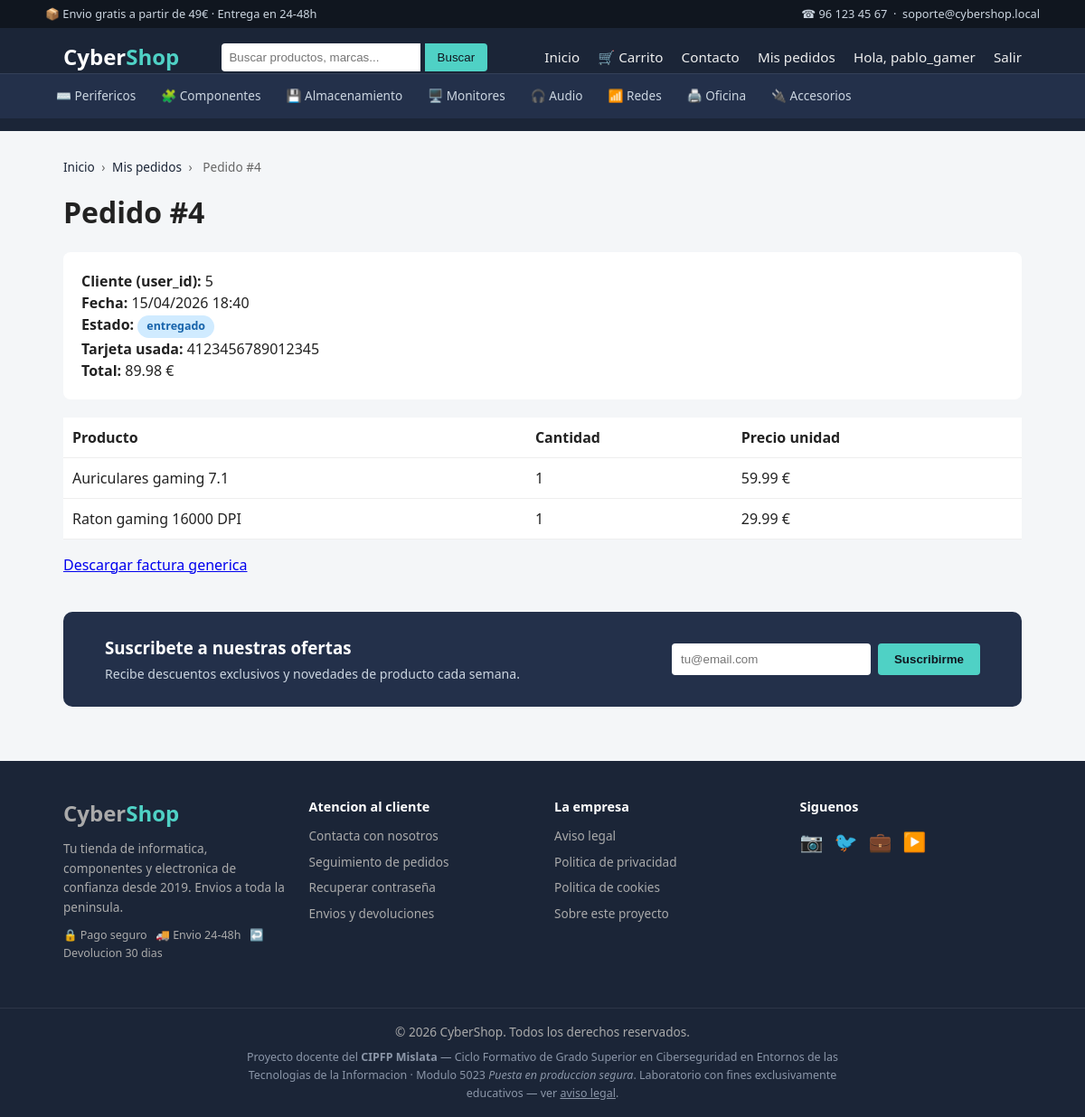
/orders.php?id=4 (signed in), run on the app's committed database.
### tables this page shows
CREATE TABLE IF NOT EXISTS orders (
  id INT AUTO_INCREMENT PRIMARY KEY,
  user_id INT NOT NULL,
  total DECIMAL(10,2) NOT NULL,
  card_snapshot VARCHAR(30),
  status VARCHAR(30) DEFAULT 'pendiente',
  created_at TIMESTAMP DEFAULT CURRENT_TIMESTAMP
);

CREATE TABLE IF NOT EXISTS order_items (
  id INT AUTO_INCREMENT PRIMARY KEY,
  order_id INT NOT NULL,
  product_id INT NOT NULL,
  quantity INT NOT NULL,
  unit_price DECIMAL(10,2) NOT NULL
);

CREATE TABLE IF NOT EXISTS products (
  id INT AUTO_INCREMENT PRIMARY KEY,
  name VARCHAR(150) NOT NULL,
  description TEXT,
  price DECIMAL(10,2) NOT NULL,
  image VARCHAR(255),
  stock INT DEFAULT 100
);

### src/orders.php (the view, shortened to what this page needs)
<?php
$conn = getDbConnection();
$id = intval($_GET['id'] ?? 0);
$order = $conn->query("SELECT * FROM orders WHERE id=$id")->fetch_assoc();
$items = $conn->query("SELECT oi.*, p.name FROM order_items oi JOIN products p ON oi.product_id = p.id WHERE order_id=$id");
require __DIR__ . '/includes/header.php';
?>
<h1>Pedido #<?php echo $id; ?></h1>
<?php if (!$order): ?>
    <p class="alert alert-error">Pedido no encontrado.</p>
<?php else: ?>
<div class="profile-box order-summary-box">
    <p><strong>Cliente (user_id):</strong> <?php echo $order['user_id']; ?></p>
    <p><strong>Fecha:</strong> <?php echo !empty($order['created_at']) ? date('d/m/Y H:i', strtotime($order['created_at'])) : '-'; ?></p>
    <p><strong>Estado:</strong> <span class="status-badge status-<?php echo preg_replace('/[^a-z]/', '', strtolower($order['status'])); ?>"><?php echo $order['status']; ?></span></p>
    <p><strong>Tarjeta usada:</strong> <?php echo $order['card_snapshot']; ?></p>
    <p><strong>Total:</strong> <?php echo number_format((float) $order['total'], 2); ?> &euro;</p>
</div>
<table class="cart-table">
    <tr><th>Producto</th><th>Cantidad</th><th>Precio unidad</th></tr>
    <?php while ($it = $items->fetch_assoc()): ?>
    <tr>
        <td><?php echo $it['name']; ?></td>
        <td><?php echo $it['quantity']; ?></td>
        <td><?php echo $it['unit_price']; ?> &euro;</td>
    </tr>
    <?php endwhile; ?>
</table>
<p><a href="/invoice.php?file=plantilla.txt">Descargar factura generica</a></p>
<?php endif; ?>
<?php require __DIR__ . '/includes/footer.php'; ?>

### src/assets/css/style.css (style rules this page uses)
* { box-sizing: border-box; margin: 0; padding: 0; }
body { font-family: 'Segoe UI', Arial, sans-serif; background: #f4f6f8; color: #222; line-height: 1.5; }
h1 { margin-bottom: 20px; }
.cart-table { width: 100%; border-collapse: collapse; background: #fff; margin-bottom: 16px; }
.cart-table th, .cart-table td { padding: 10px; border-bottom: 1px solid #eee; text-align: left; }
.profile-box { background: #fff; padding: 20px; border-radius: 8px; margin-bottom: 20px; }
.status-badge { display: inline-block; padding: 3px 10px; border-radius: 20px; font-size: 0.78rem; font-weight: 600; background: #e9ecef; color: #495057; }
.status-entregado { background: #d0ebff; color: #1864ab; }
.profile-box { display: flex; gap: 18px; align-items: flex-start; }
.order-summary-box { display: block; }

### data on the page
orders: user "5", created_at "15/04/2026 18:40", status "entregado", card_snapshot "4123456789012345", total "89.98"
order_items: product.name "Auriculares gaming 7.1", quantity "1", unit_price "59.99"
order_items: product.name "Raton gaming 16000 DPI", quantity "1", unit_price "29.99"

### other printed values
$_SESSION['username'] "pablo_gamer"
$catInfo['icon'] "⌨️"
$catInfo['label'] "Perifericos"
$catInfo['icon'] "🧩"
$catInfo['label'] "Componentes"
$catInfo['icon'] "💾"
$catInfo['label'] "Almacenamiento"
$catInfo['icon'] "🖥️"
$catInfo['label'] "Monitores"
$catInfo['icon'] "🎧"
$catInfo['label'] "Audio"
$catInfo['icon'] "📶"
$catInfo['label'] "Redes"
$catInfo['icon'] "🖨️"
$catInfo['label'] "Oficina"
